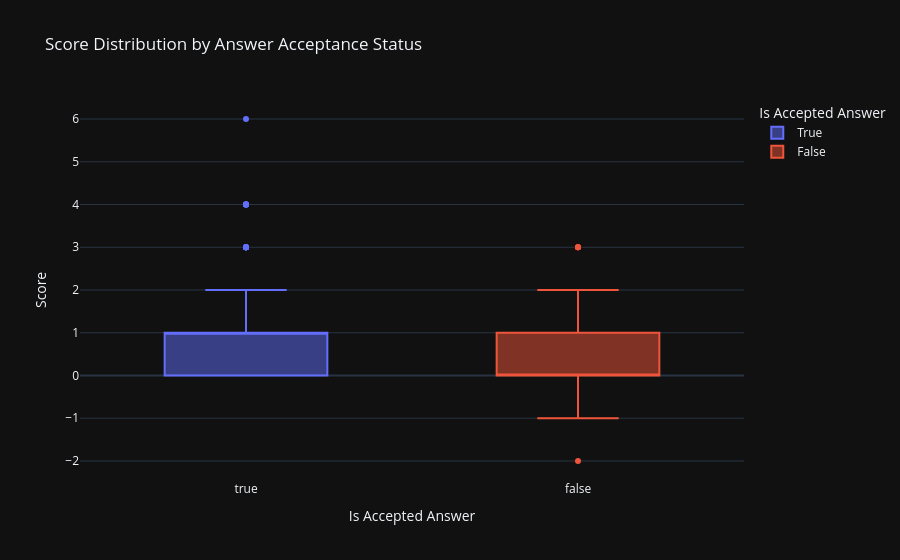

This figure's notebook cell:
### Code cell
# Display answer score distribution
figBox = px.box(
    dfScores, 
    x="IsAccepted", 
    y="Score", 
    title="Score Distribution by Answer Acceptance Status",
    labels={"IsAccepted": "Is Accepted Answer", "Score": "Score"},
    template="plotly_dark",
    color="IsAccepted"
)
figBox.show()

### Figure 1 — Plotly figure (JSON) as saved in the notebook; plotly's stock layout.template omitted (floating-point values rounded to 4 significant figures; data arrays with more than 128 entries replaced by an {"elided": "..."} marker saying what was removed)
{"data": [{"alignmentgroup": "True", "hovertemplate": "Is Accepted Answer=%{x}<br>Score=%{y}<extra></extra>", "legendgroup": "True", "marker": {"color": "#636efa"}, "name": "True", "notched": false, "offsetgroup": "True", "orientation": "v", "showlegend": true, "type": "box", "x": {"elided": "619 bool values"}, "x0": " ", "xaxis": "x", "y": {"elided": "619 int values"}, "y0": " ", "yaxis": "y"}, {"alignmentgroup": "True", "hovertemplate": "Is Accepted Answer=%{x}<br>Score=%{y}<extra></extra>", "legendgroup": "False", "marker": {"color": "#EF553B"}, "name": "False", "notched": false, "offsetgroup": "False", "orientation": "v", "showlegend": true, "type": "box", "x": {"elided": "748 bool values"}, "x0": " ", "xaxis": "x", "y": {"elided": "748 int values"}, "y0": " ", "yaxis": "y"}], "layout": {"boxmode": "overlay", "legend": {"title": {"text": "Is Accepted Answer"}, "tracegroupgap": 0}, "title": {"text": "Score Distribution by Answer Acceptance Status"}, "xaxis": {"anchor": "y", "categoryarray": [true, false], "categoryorder": "array", "domain": [0, 1], "title": {"text": "Is Accepted Answer"}}, "yaxis": {"anchor": "x", "domain": [0, 1], "title": {"text": "Score"}}}}
